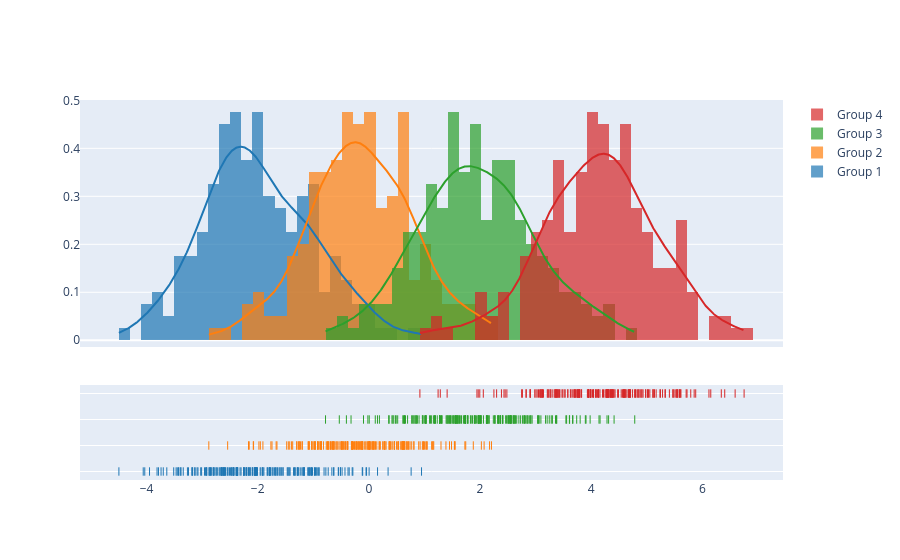

Notebook code for this chart:
### Code cell
import plotly.figure_factory as ff

# Add histogram data
x1 = np.random.randn(200) - 2
x2 = np.random.randn(200)
x3 = np.random.randn(200) + 2
x4 = np.random.randn(200) + 4

# Group data together
hist_data = [x1, x2, x3, x4]

group_labels = ['Group 1', 'Group 2', 'Group 3', 'Group 4']

# Create distplot with custom bin_size
fig = ff.create_distplot(hist_data, group_labels, bin_size=.2)
fig.show()

### Figure 1 — Plotly figure (JSON) as saved in the notebook; plotly's stock layout.template omitted (floating-point values rounded to 4 significant figures; data arrays with more than 128 entries replaced by an {"elided": "..."} marker saying what was removed)
{"data": [{"autobinx": false, "histnorm": "probability density", "legendgroup": "Group 1", "marker": {"color": "rgb(31, 119, 180)"}, "name": "Group 1", "opacity": 0.7, "type": "histogram", "x": {"elided": "200 float values"}, "xaxis": "x", "xbins": {"end": 0.9476, "size": 0.2, "start": -4.497}, "yaxis": "y"}, {"autobinx": false, "histnorm": "probability density", "legendgroup": "Group 2", "marker": {"color": "rgb(255, 127, 14)"}, "name": "Group 2", "opacity": 0.7, "type": "histogram", "x": {"elided": "200 float values"}, "xaxis": "x", "xbins": {"end": 2.206, "size": 0.2, "start": -2.879}, "yaxis": "y"}, {"autobinx": false, "histnorm": "probability density", "legendgroup": "Group 3", "marker": {"color": "rgb(44, 160, 44)"}, "name": "Group 3", "opacity": 0.7, "type": "histogram", "x": {"elided": "200 float values"}, "xaxis": "x", "xbins": {"end": 4.783, "size": 0.2, "start": -0.7794}, "yaxis": "y"}, {"autobinx": false, "histnorm": "probability density", "legendgroup": "Group 4", "marker": {"color": "rgb(214, 39, 40)"}, "name": "Group 4", "opacity": 0.7, "type": "histogram", "x": {"elided": "200 float values"}, "xaxis": "x", "xbins": {"end": 6.751, "size": 0.2, "start": 0.9183}, "yaxis": "y"}, {"legendgroup": "Group 1", "marker": {"color": "rgb(31, 119, 180)"}, "mode": "lines", "name": "Group 1", "showlegend": false, "type": "scatter", "x": {"elided": "500 float values"}, "xaxis": "x", "y": {"elided": "500 float values"}, "yaxis": "y"}, {"legendgroup": "Group 2", "marker": {"color": "rgb(255, 127, 14)"}, "mode": "lines", "name": "Group 2", "showlegend": false, "type": "scatter", "x": {"elided": "500 float values"}, "xaxis": "x", "y": {"elided": "500 float values"}, "yaxis": "y"}, {"legendgroup": "Group 3", "marker": {"color": "rgb(44, 160, 44)"}, "mode": "lines", "name": "Group 3", "showlegend": false, "type": "scatter", "x": {"elided": "500 float values"}, "xaxis": "x", "y": {"elided": "500 float values"}, "yaxis": "y"}, {"legendgroup": "Group 4", "marker": {"color": "rgb(214, 39, 40)"}, "mode": "lines", "name": "Group 4", "showlegend": false, "type": "scatter", "x": {"elided": "500 float values"}, "xaxis": "x", "y": {"elided": "500 float values"}, "yaxis": "y"}, {"legendgroup": "Group 1", "marker": {"color": "rgb(31, 119, 180)", "symbol": "line-ns-open"}, "mode": "markers", "name": "Group 1", "showlegend": false, "type": "scatter", "x": {"elided": "200 float values"}, "xaxis": "x", "y": {"elided": "200 str values"}, "yaxis": "y2"}, {"legendgroup": "Group 2", "marker": {"color": "rgb(255, 127, 14)", "symbol": "line-ns-open"}, "mode": "markers", "name": "Group 2", "showlegend": false, "type": "scatter", "x": {"elided": "200 float values"}, "xaxis": "x", "y": {"elided": "200 str values"}, "yaxis": "y2"}, {"legendgroup": "Group 3", "marker": {"color": "rgb(44, 160, 44)", "symbol": "line-ns-open"}, "mode": "markers", "name": "Group 3", "showlegend": false, "type": "scatter", "x": {"elided": "200 float values"}, "xaxis": "x", "y": {"elided": "200 str values"}, "yaxis": "y2"}, {"legendgroup": "Group 4", "marker": {"color": "rgb(214, 39, 40)", "symbol": "line-ns-open"}, "mode": "markers", "name": "Group 4", "showlegend": false, "type": "scatter", "x": {"elided": "200 float values"}, "xaxis": "x", "y": {"elided": "200 str values"}, "yaxis": "y2"}], "layout": {"barmode": "overlay", "hovermode": "closest", "legend": {"traceorder": "reversed"}, "xaxis": {"anchor": "y2", "domain": [0.0, 1.0], "zeroline": false}, "yaxis": {"anchor": "free", "domain": [0.35, 1], "position": 0.0}, "yaxis2": {"anchor": "x", "domain": [0, 0.25], "dtick": 1, "showticklabels": false}}}
